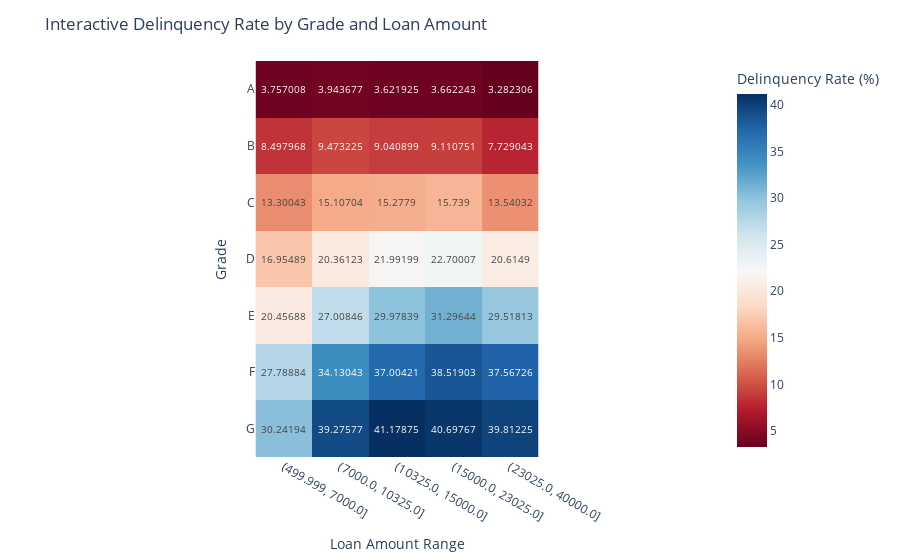

Here is the notebook cell this chart was saved with:
### Markdown cell above
Note: Delinquency rates increase with grade and loan size due to lower borrower creditworthiness and repayment capacity.

### Code cell
import plotly.express as px
# Convert IntervalIndex to strings
delinq_matrix.columns = delinq_matrix.columns.astype(str)
delinq_matrix.index = delinq_matrix.index.astype(str)
fig = px.imshow(delinq_matrix, 
                labels=dict(x="Loan Amount Range", y="Grade", color="Delinquency Rate (%)"),
                x=delinq_matrix.columns, 
                y=delinq_matrix.index,
                color_continuous_scale='RdBu',
                text_auto=True)
fig.update_layout(title='Interactive Delinquency Rate by Grade and Loan Amount')
fig.show()

### Figure 1 — Plotly figure (JSON) as saved in the notebook; plotly's stock layout.template omitted (floating-point values rounded to 4 significant figures)
{"data": [{"coloraxis": "coloraxis", "hovertemplate": "Loan Amount Range: %{x}<br>Grade: %{y}<br>Delinquency Rate (%): %{z}<extra></extra>", "name": "0", "texttemplate": "%{z}", "type": "heatmap", "x": ["(499.999, 7000.0]", "(7000.0, 10325.0]", "(10325.0, 15000.0]", "(15000.0, 23025.0]", "(23025.0, 40000.0]"], "xaxis": "x", "y": ["A", "B", "C", "D", "E", "F", "G"], "yaxis": "y", "z": [[3.757, 3.944, 3.622, 3.662, 3.282], [8.498, 9.473, 9.041, 9.111, 7.729], [13.3, 15.11, 15.28, 15.74, 13.54], [16.95, 20.36, 21.99, 22.7, 20.61], [20.46, 27.01, 29.98, 31.3, 29.52], [27.79, 34.13, 37.0, 38.52, 37.57], [30.24, 39.28, 41.18, 40.7, 39.81]]}], "layout": {"coloraxis": {"colorbar": {"title": {"text": "Delinquency Rate (%)"}}, "colorscale": [[0, "rgb(103,0,31)"], [0.1, "rgb(178,24,43)"], [0.2, "rgb(214,96,77)"], [0.3, "rgb(244,165,130)"], [0.4, "rgb(253,219,199)"], [0.5, "rgb(247,247,247)"], [0.6, "rgb(209,229,240)"], [0.7, "rgb(146,197,222)"], [0.8, "rgb(67,147,195)"], [0.9, "rgb(33,102,172)"], [1, "rgb(5,48,97)"]]}, "margin": {"t": 60}, "title": {"text": "Interactive Delinquency Rate by Grade and Loan Amount"}, "xaxis": {"anchor": "y", "constrain": "domain", "domain": [0, 1], "scaleanchor": "y", "title": {"text": "Loan Amount Range"}}, "yaxis": {"anchor": "x", "autorange": "reversed", "constrain": "domain", "domain": [0, 1], "title": {"text": "Grade"}}}}
